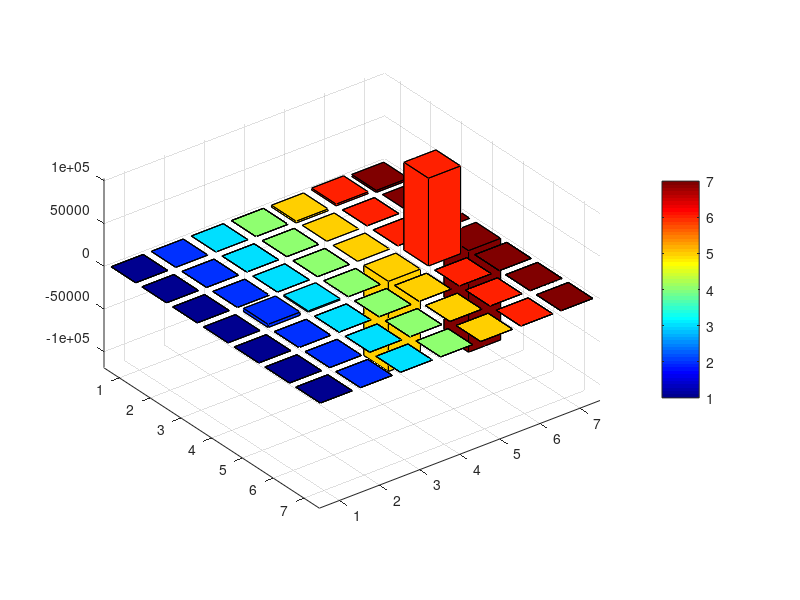

Source code (MATLAB): (Note: this script raises an error after producing the figure.)
% Aalto-Helsinki 2015
% Riikka and Tuukka
% Sensitivity analysis by d[A]/d[B] where [] means concentration

function [] = sensitivityAnalysis(row)

if nargin <1
    row = 10000;
end

% Parameters, first concentrations what we assume constants
nadph = 1;
nadh = 1;
h2o = 1;
atp = 1;
h = 1;
o2 = 1;
a = 1;

% reaction rate constants
k1 = 0.47;
k2 = 0.05;
k3 = 0.03;
k4 = 0.0052;
k5 = 6.7;
k6 = 0.048;
k7 = 0.03;

% loading and selecting data
load concentrations.txt
first = concentrations(row,1:6);

% calculating the derivatives based on the data and constants (propane)
dB = dBdt(a,first(1,1),nadph,k1,k2);
dC = dCdt(first(1,1),first(1,2),nadph,k2,k3);
dD = dDdt(first(1,2),first(1,3),nadh,k3,k4);
dE = dEdt(first(1,3),first(1,4),h2o,nadh,k4,k5);
dF = dFdt(first(1,4),first(1,5),h2o,atp,nadph,k5,k6);
dG = dGdt(first(1,5),first(1,6),atp,h2o,nadph,h,o2,k6,k7);
dP = dPdt(first(1,6),nadph,h,o2,k7);

% data to vector format
vec1 = [dB,dC,dD, dE, dF, dG, dP];

% sensitivity matrix, containing d[I]/d[J] on row I and column J.
mat = dxdy(vec1)

% Bar plot
b = bar3(mat);
% cool colours
colormap('jet')
colorbar
for k = 1:length(b)
    zdata = b(k).ZData;
    b(k).CData = zdata;
    b(k).FaceColor = 'interp';
end
% naming the axis values for propane production
str = {'Acetoacetyl-CoA'; '3-hydr.-CoA'; 'Crotonyl-CoA'; 'Butyryl-Coa'; 'Butyric acid'; 'Butyraldehyde'; 'Propane'};
set(gca,'XTickLabel',str, 'XTick',1:numel(str));
set(gca,'YTickLabel',str, 'YTick',1:numel(str));

% Saving the matrix for future use
%save matrix mat
    
end


% Calculating the sensitivity matrix A, containing d[I]/d[J] on row I and 
% column J.
function [A] = dxdy(vec)
    n =length(vec);
    % combinations of vec
    mat = nchoosek(vec, 2);
    % calculating d[I]/d[J] (only half of them, lower trianglular half)
    divisions = mat(:, 1)./mat(:, 2);
    % putting d[I]/d[J] in matrix
    A = zeros(n);
    ind = 1;
    for ii=1:(n-1)
        A(1+ii:end, ii) = divisions(ind:ind+(n-ii)-1); 
        ind = ind + (n-ii);
    end
%     % calculating the upper triangular matrix for precision check
%     A2 = zeros(n);
%     divisions2 = mat(:,2)./mat(:,1);
%     ind2 = 1;
%     for jj = 1:(n-1)
%         A2(jj,(1+jj):end) = divisions2(ind2:ind2+(n-jj)-1);
%         ind2 = ind2+(n-jj);
%     end
    
    % Calculating upper triangular part of d[I]/d[J] matrix
    Aup = A.';
    Aup = triu(1./Aup,1);
    
%     A2
%     draft
%     max(max(abs(A2-draft)))
   
    % ready d[I]/d[J] matrix
    A = A + Aup + diag(ones(1,n));
end

% Reaction functions for propane production
function [dB] = dBdt(a,b,nadph,k1,k2)
    dB = k1*a^2-k2*b*nadph;
end

function [dC] = dCdt(b,c,nadph,k2,k3)
    dC = k2*b*nadph-k3*c;
end

function [dD] = dDdt(c,d,nadh,k3,k4)
    dD = k3*c-k4*d*nadh;
end

function [dE] = dEdt(d,e,h2o,nadh,k4,k5)
    dE = k4*d*nadh-k5*e*h2o;
end

function [dF] = dFdt(e,f,h2o,atp,nadph,k5,k6)
    dF = k5*e*h2o-k6*f*atp*h2o*nadph;
end

function [dG] = dGdt(f,g,atp,h2o,nadph,h,o2,k6,k7)
    dG = k6*f*atp*h2o*nadph-k7*g*nadph^2*h^2*o2;
end

function [dP] = dPdt(g,nadph,h,o2,k7)
    dP = k7*g*nadph^2*h^2*o2;
end